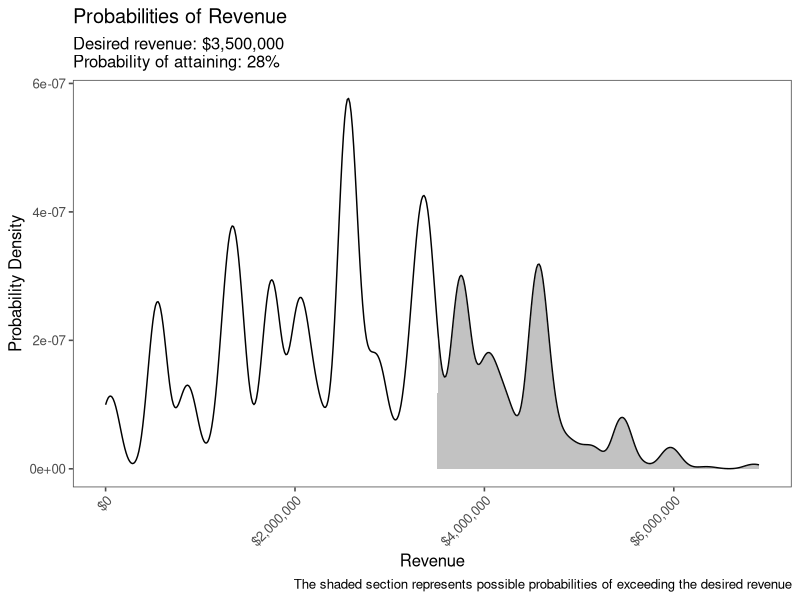

Generate this figure with R:
library(purrr)
library(dplyr)
library(ggplot2)
library(readr)
library(ggthemes)
library(scales)

# desired_rev and deals are the user-specific API into this script; it will be refactored into a 
# set of functions. In the meantime, change these and only these

#
# What is the target revenue
#
desired_rev <- 3500000

#
# 'deals' is a data.frame consisting of
#### the name
#### the revenue associated with the deal
#### the mean probability of the deal landing
#### the variance of the mean probability
####
#### "Deal 1 is worth $1,200,000 and we think we have a 50% +/- 10% 
#### chance of landing it"
#
deals <- tribble(
   ~name, ~revenue, ~mean, ~var,
   "Deal 1", 1200000, .5, .1,
   "Deal 2", 900000, .2, .1,
   "Deal 3", 800000, .5, .1,
   "Deal 4", 1400000, .1, .05,
   "Deal 5", 2000000, .5, .1,
   "Deal 6", 500000, .7, .1,
   "Deal 7", 100000, .5, .1
)

estRevenue <- function(revenue, alpha, beta, N){
  rbernoulli(N, p=rbeta(N, alpha, beta)) * revenue}

estBetaParams <- function(mu, var) {
  alpha <- ((1 - mu) / var - 1 / mu) * mu ^ 2
  beta <- alpha * (1 / mu - 1)
  return(params = list(alpha = alpha, beta = beta))
}

N = 1000000


# convert from mean and variance to alpha and beta for the 
# beta function
deals <- deals %>% cbind(map2_df(deals$mean, deals$var, estBetaParams))

# for each deal, simulate the revenue across N probabilities
revenue <- pmap(deals %>% select(revenue, alpha, beta), estRevenue, N)

# the probability of exeeding the target revenue is the mean
# of the sum of each simulation that exceeds the target
prob_of_success <- mean(Reduce('+', revenue) > desired_rev)

# build some data frames for plotting
rev_df <- Reduce('+', revenue) %>% data.frame(rev = .) 

# the ribbon dataframe. Draws a ribbon under the density for the simulations that exceed
# the target revenue. "512" is the default number of estimator points in the density
# kernel
rib_df <- data.frame(rev_df %>% map_df(~density(.x, from=min(rev_df$rev), to = max(rev_df$rev))$y),
                     ymin = 0, 
                     x = seq(from=min(rev_df$rev), to = max(rev_df$rev), length=512)) %>%
   rename(ymax = rev) %>%
   mutate(ymax = if_else(x>desired_rev, ymax, 0))

# plot the bad boy
rev_df %>% 
   ggplot(aes(x=rev)) + geom_density() +
   geom_ribbon(data=rib_df, aes(x=x, ymin=ymin, ymax=ymax), alpha = 0.3) +
   scale_x_continuous(labels = dollar) +
   theme_few() +
   labs(
      title = "Probabilities of Revenue",
      subtitle = paste0("Desired revenue: ", dollar_format()(desired_rev), "\nProbability of attaining: ", 
                        100*round(prob_of_success, digits=2),"%"),
      caption = "The shaded section represents possible probabilities of exceeding the desired revenue",
      x = "Revenue",
      y = "Probability Density"
   ) +
   theme(axis.text.x = element_text(angle=45, hjust=1)) 

